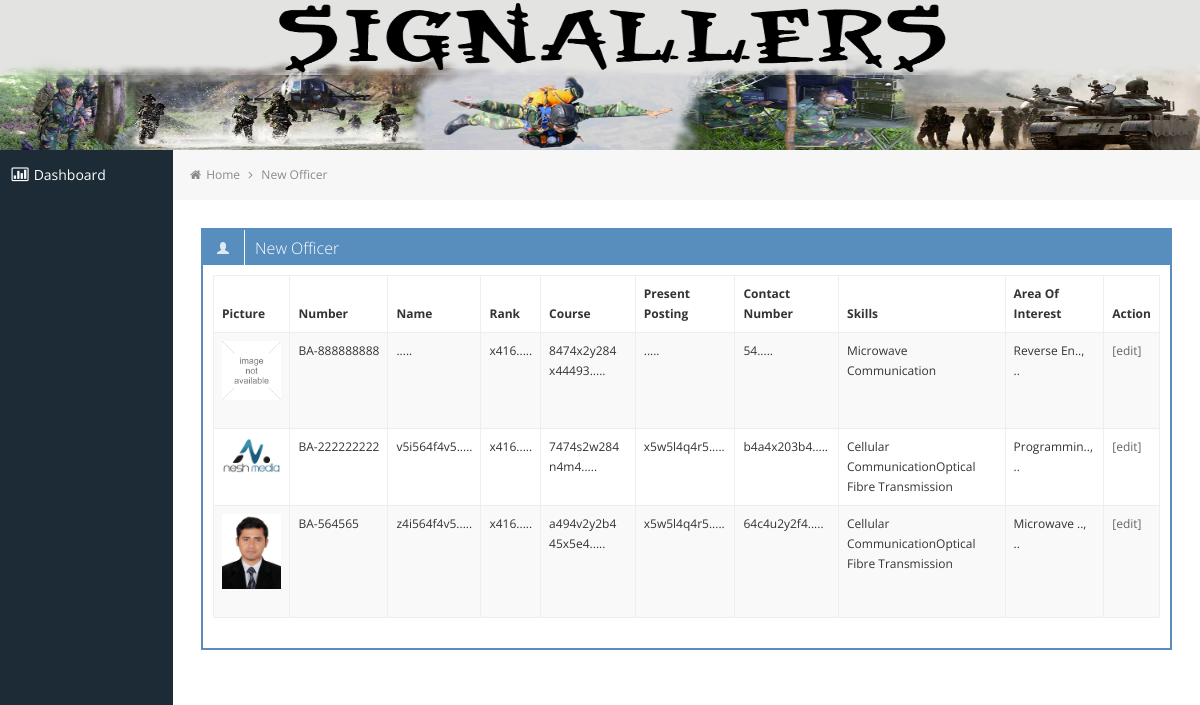
/new_officer.php (signed in), run on the app's committed database.
### tables this page shows
CREATE TABLE `profile_temp` (
  `BA_No_Type` varchar(10) NOT NULL,
  `BA_No` int(11) NOT NULL,
  `Name` varchar(35) NOT NULL,
  `Rank` varchar(20) NOT NULL,
  `Course_Type` varchar(30) NOT NULL,
  `Course` int(11) NOT NULL,
  `Present_Posting` varchar(30) NOT NULL,
  `Contact_No` bigint(20) NOT NULL,
  `Email` varchar(100) NOT NULL,
  `First_Choice` varchar(30) NOT NULL,
  `Second_Choice` varchar(30) NOT NULL,
  `Image` mediumtext NOT NULL,
  `Dir_Comment` text NOT NULL,
  `flag` int(11) NOT NULL DEFAULT '0',
  PRIMARY KEY (`BA_No_Type`,`BA_No`)
);

CREATE TABLE `officer_skills_temp` (
  `Id` int(11) NOT NULL AUTO_INCREMENT,
  `BA_No_Type` varchar(10) NOT NULL,
  `BA_No` int(11) NOT NULL,
  `Communication_Topic` text NOT NULL,
  `Transmission_System_Topic` varchar(150) NOT NULL,
  `Programming_Language_Topic` varchar(150) NOT NULL,
  `Database_Management_System_Topic` varchar(150) NOT NULL,
  `Server_Management_Topic` varchar(150) NOT NULL,
  `Networking_Topic` varchar(150) NOT NULL,
  `Digital_Forensic_Topic` varchar(150) NOT NULL,
  `Cyber_Security_Topic` varchar(150) NOT NULL,
  `SIGINT_Topic` varchar(150) NOT NULL,
  `Power_Energy_Topic` varchar(150) NOT NULL,
  `Reverse_Engineering_Topic` varchar(150) NOT NULL,
  `flag` int(11) NOT NULL DEFAULT '0',
  PRIMARY KEY (`Id`)
);

### class/class.md.crypt.php (called while the page is built, shortened)
<?php
class mdCrypt{
    private $key;
    public function __construct($key=''){
        if($key)
            $this->key      = $key;
        else
            $this->key      = md5(substr(sha1(rand()), 2, 8));
    }
    public function encrypt($string=''){
        $key = sha1($this->key);
		$strLen = strlen($string);
		$keyLen = strlen($key);
		$j = 0;
		$hash = '';
		for ($i = 0; $i < $strLen; $i++) {
			$ordStr = ord(substr($string,$i,1));
			$ordKey = ord(substr($key,$j,1));
			$j++;
			$hash .= strrev(base_convert(dechex($ordStr + $ordKey),16,36));
		}
		return $hash;
    }
}
?>

### new_officer.php (the view, shortened to what this page needs)
<?php
 $encript = new mdCrypt();
?>
<!DOCTYPE html>
<html lang="en">
<?php include(dirname(__FILE__)."/include/head.php"); ?>
<body>
	<?php include(dirname(__FILE__)."/include/header.php"); ?>
		<div class="container-fluid-full">
		<div class="row-fluid">
			<?php include(dirname(__FILE__)."/include/menu.php"); ?>
			<div id="content" class="span10">
			<ul class="breadcrumb">
				<li>
					<i class="icon-home"></i>
					<a href="index.php">Home</a>
					<i class="icon-angle-right"></i>
				</li>
				<li><a href="search_lawyer.php">New Officer</a></li>
			</ul>
			<div class="row-fluid sortable">
				<div class="box span12">
					<div class="box-header" data-original-title>
						<h2><i class="halflings-icon white user"></i><span class="break"></span>New Officer</h2>
					</div>
					<div class="box-content">
						<div class="row-fluid">
                        	<div class="x-box span12 client-list">
									<?php
								$conn       = new mysqli('localhost','root','','thelived_profile' );
									$officers_list_sql = "SELECT p.*,o.* FROM profile_temp p LEFT JOIN officer_skills_temp o ON(o.BA_No=p.BA_No)  AND (o.BA_No_Type=p.BA_No_Type) LEFT JOIN educational_qualification_temp ec ON(ec.BA_No=p.BA_No) AND (ec.BA_No_Type=p.BA_No_Type)  WHERE
									(p.BA_No=o.BA_No AND p.BA_No_Type=o.BA_No_Type ) AND (p.BA_No=ec.BA_No AND p.BA_No_Type=ec.BA_No_Type) AND p.flag=0 AND o.flag=0 AND ec.flag=0 ";
									$officers_list_sql .= " GROUP BY p.BA_No ORDER BY p.Name ASC;";
									$officers_query = $conn->query($officers_list_sql);
									?>
                                         <table class="table table-striped table-bordered">
                                	<thead>
                                    	<tr>
                                        	<th>Picture</th>
                                            <th>Number</th>
                                            <th>Name</th>
											<th>Rank</th>
                                            <th>Course</th>
                                            <th>Present Posting</th>
											<th>Contact Number</th>
											<th>Skills</th>
                                            <th>Area Of Interest</th>
											<th>Action</th>
                                        </tr>
                                    </thead>
                                    <tbody>
                                    <?php
									if($officers_query->num_rows){
										while($officer = $officers_query->fetch_object()){
											$img = ($officer->Image)?$officer->Image:'image_not_available.png';
											echo '<tr>
												<td><img src="img/profile/'.$img.'" style="max-height:100px;" /><br><br></td>
												<td>'.$officer->BA_No_Type.'-'.$officer->BA_No.'</td>
												<td>'.substr($encript->encrypt($officer->Name), 0, 10).'.....</td>
												<td>'.substr($encript->encrypt($officer->Rank),0,10).'.....</td>
												<td>'.substr($encript->encrypt($officer->Course),0,10).' '.substr($encript->encrypt($officer->Course_Type),0,10).'.....</td>
												<td>'.substr($encript->encrypt($officer->Present_Posting),0,10).'.....</td>
												<td>'.substr($encript->encrypt($officer->Contact_No),0,10).'.....</td>
												<td>'.str_ireplace(',','<br />',($officer->Communication_Topic)).str_ireplace(',','<br />',($officer->Transmission_System_Topic)).'</td>
												<td>'.substr($officer->First_Choice,0,10).'..,<br> '.substr($officer->Second_Choice,0,10).'..</td>
											    <td>
													<a href="edit_newLawyer.php?ba_no='.$officer->BA_No.'&ba_type='.$officer->BA_No_Type.'" >[edit]</a><br />
												</td>
												</tr>';
									?>
                                        <?php
										}
										}else{
											echo '<tr><td colspan="9">No any record found</td></tr>';
										}
										?>
									</tbody>
                                </table>
                                </div>
                            </div>
                        </div>
					</div>
				</div>
			</div>
		</div>
		</div>
<?php include(dirname(__FILE__).'/footer.php');?>

### css/style.css (style rules this page uses)
body { background: #F5F5F5; color: #333; border: none; font-family: 'Open Sans', sans-serif; font-weight: 400; }
a { color: #646464; }
h2 { font-size: 16px; line-height: 16px; }
#content { background: #ffffff; filter: none; min-height: 100%; padding: 20px 20px; position: relative; }
.breadcrumb { margin: -28px -28px 28px -28px; line-height: 34px; background: #F7F7F7; border: 0px; color: #888; -webkit-box-shadow: none; -moz-box-shadow: none; box-shadow: none; -webkit-border-radius: 0px; -moz-border-radius: 0px; border-radius: 0px; }
.breadcrumb a { color: #888; text-shadow: 0px 1px 1px #fff; }
.box { border: 2px solid #578EBE; background: #fff !important; margin-bottom: 28px; }
.box-header { height: 16px; font-size: 16px; line-height: 16px; padding: 10px; background: #578EBE; -webkit-box-shadow: none; -moz-box-shadow: none; box-shadow: none; overflow: hidden; }
.box-header h2 { float:left; margin-top: 0px; font-weight: 300; }
.box-header .box-icon, .box-header h2 { color:#fff; }
.box-header h2 i { margin: 0px 3px 0px 4px; opacity: .8; filter: alpha(opacity=80); -ms-filter:"progid:DXImageTransform.Microsoft.Alpha(Opacity=80)"; }
.box-content { position: relative; z-index: 50; margin-top: -1px; padding: 10px; background: #fff !important; }
.table th, .table td { border-top: 1px solid #eee; }
.table-bordered { border-color: #eee; -webkit-border-radius: 0px !important; -moz-border-radius: 0px !important; border-radius: 0px !important; }
.table-bordered th, .table-bordered td { border-left: 1px solid #eee; }
.table-bordered thead:first-child tr:first-child > th:first-child, .table-bordered tbody:first-child tr:first-child > td:first-child, .table-bordered tbody:first-child tr:first-child > th:first-child { -webkit-border-radius: 0px !important; -moz-border-radius: 0px !important; border-radius: 0px !important; }
.table-bordered thead:first-child tr:first-child > th:last-child, .table-bordered tbody:first-child tr:first-child > td:last-child, .table-bordered tbody:first-child tr:first-child > th:last-child { -webkit-border-radius: 0px !important; -moz-border-radius: 0px !important; border-radius: 0px !important; }
.table-bordered thead:last-child tr:last-child > th:first-child, .table-bordered tbody:last-child tr:last-child > td:first-child, .table-bordered tbody:last-child tr:last-child > th:first-child, .table-bordered tfoot:last-child tr:last-child > td:first-child, .table-bordered tfoot:last-child tr:last-child > th:first-child { -webkit-border-radius: 0px !important; -moz-border-radius: 0px !important; border-radius: 0px !important; }
.table-bordered thead:last-child tr:last-child > th:last-child, .table-bordered tbody:last-child tr:last-child > td:last-child, .table-bordered tbody:last-child tr:last-child > th:last-child, .table-bordered tfoot:last-child tr:last-child > td:last-child, .table-bordered tfoot:last-child tr:last-child > th:last-child { -webkit-border-radius: 0px !important; -moz-border-radius: 0px !important; border-radius: 0px !important; }

### css/style-responsive.css (style rules this page uses)
@media (min-width: 1200px) { .container-fluid-full { overflow: hidden; position: relative; height: 100%; } }
@media (min-width: 1200px) { #content { width: 85.578%; padding: 28px; margin: 0px 0px; margin-left: 14.422% !important; } }

### css/halflings.css (style rules this page uses)
html, html .halflings { -webkit-font-smoothing: antialiased !important; }
.halflings-icon { display: inline-block; width: 14px; height: 14px; line-height: 14px; vertical-align: text-top; background-image: url(../img/glyphicons_halflings.svg); background-position: 0 0; background-repeat: no-repeat; vertical-align: top; *display: inline; *zoom: 1; *margin-right: .3em; }
.halflings-icon.white { background-image: url(../img/glyphicons_halflings-white.svg); }
.halflings-icon.user { background-position: -168px 0; }

### data on the page
profile_temp: shows a picture, officer_skills_temp.BA_No_Type "BA", officer_skills_temp.BA_No "888888888", Rank "x416", Course "8474x2y284", Course_Type "x44493", Contact_No "54", officer_skills_temp.Communication_Topic "Microwave Communication", First_Choice "Reverse En"
profile_temp: Image (picture), officer_skills_temp.BA_No_Type "BA", officer_skills_temp.BA_No "222222222", Name "v5i564f4v5", Rank "x416", Course "7474s2w284", Course_Type "n4m4", Present_Posting "x5w5l4q4r5", Contact_No "b4a4x203b4", officer_skills_temp.Communication_Topic "Cellular Communication", officer_skills_temp.Transmission_System_Topic "Optical Fibre Transmission", First_Choice "Programmin"
profile_temp: Image (picture), officer_skills_temp.BA_No_Type "BA", officer_skills_temp.BA_No "564565", Name "z4i564f4v5", Rank "x416", Course "a494v2y2b4", Course_Type "45x5e4", Present_Posting "x5w5l4q4r5", Contact_No "64c4u2y2f4", officer_skills_temp.Communication_Topic "Cellular Communication", officer_skills_temp.Transmission_System_Topic "Optical Fibre Transmission", First_Choice "Microwave"
